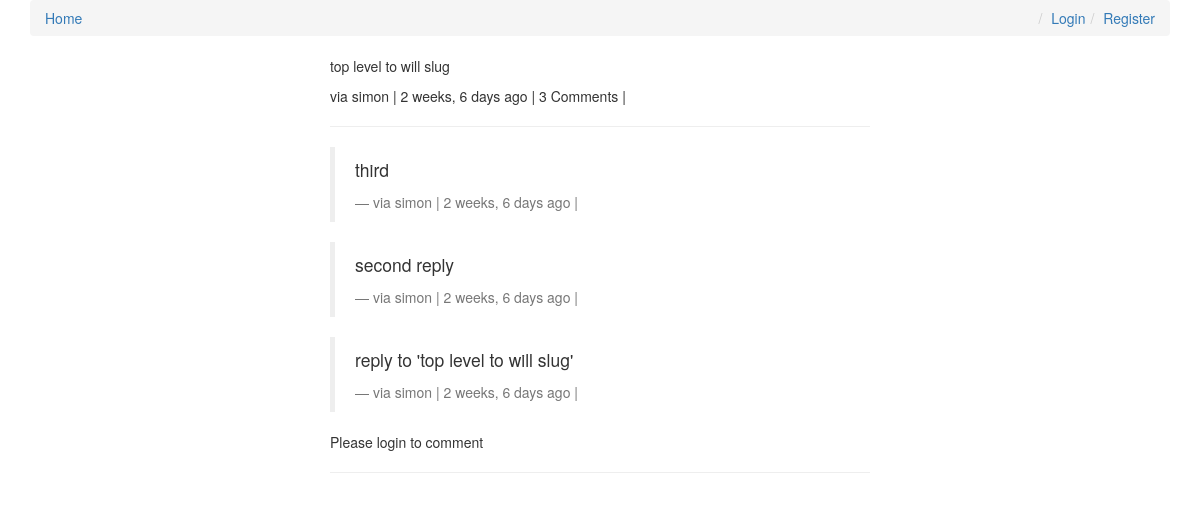
The page /comments/8/ on the database as committed earlier.
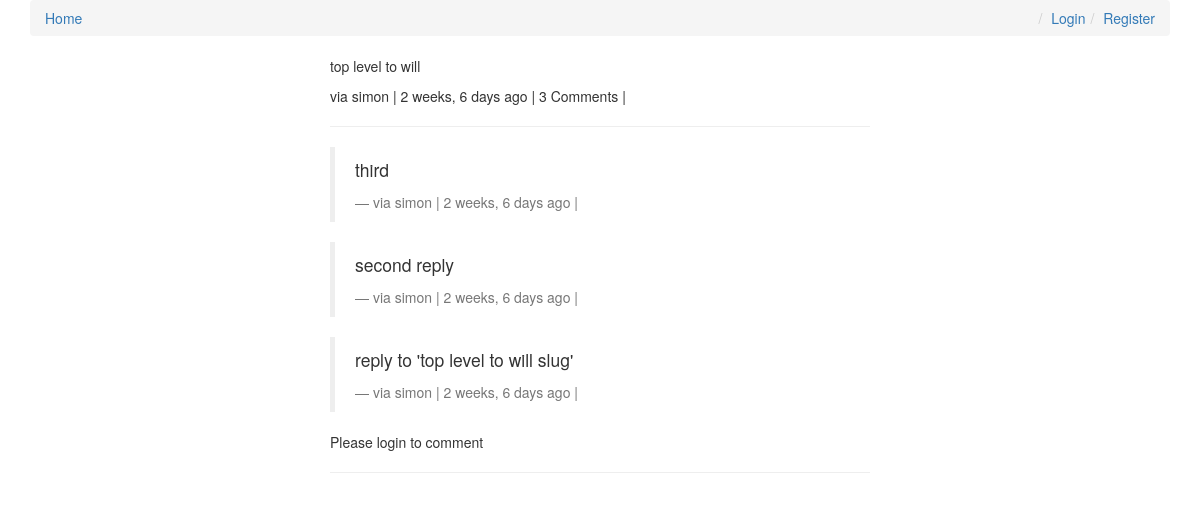
The same page on the database as committed later.
### comments/models.py (models this page shows, shortened)
class Comment(models.Model):
    user = models.ForeignKey(settings.AUTH_USER_MODEL, default=1)
    content_type = models.ForeignKey(ContentType, on_delete=models.CASCADE)
    object_id = models.PositiveIntegerField()
    content_object = GenericForeignKey('content_type', 'object_id')
    parent = models.ForeignKey("self", null=True, blank=True)
    content         = models.TextField()
    timestamp       = models.DateTimeField(auto_now_add=True)
    objects = CommentManager()
    class Meta:
        ordering = ['-timestamp']
    def children(self):
        return Comment.objects.filter(parent=self)
    @property
    def is_parent(self):
        if self.parent is not None:
            return False
        return True

### comments/views.py (the view, shortened to what this page needs)
# urls.py: url(r'^(?P<id>\d+)/$', comment_thread, name='thread'),
def comment_thread(request, id):
    try:
        obj = Comment.objects.get(id=id)
    except:
        raise Http404
    if not obj.is_parent:
        obj = obj.parent
    content_object = obj.content_object #samesame: the Post that the comment is on
    content_id = obj.content_object.id
    initial_data = {
        "content_type": obj.content_type,
        "object_id": obj.object_id
    }
    form = CommentForm(request.POST or None, initial=initial_data)
    print(dir(form))
    print(form.errors)
    context = {
        'comment': obj,
        'form': form,
    }
    return render(request, "comment_thread.html", context)

### templates/comment_thread.html (shortened to what this page needs)
{% extends "base.html" %}
{% load urlify %}
{% load crispy_forms_tags %}
{% block content %}
<div class='col-sm-6 col-sm-offset-3'>
        <p>{{ comment.content }}</p>
        <footer>via {{comment.user}} | {{comment.timestamp|timesince}} ago | {% if comment.children.count > 0 %} {{comment.children.count}} Comment{% if comment.children.count > 1 %}s{% endif %} | {% endif %} </footer>
<hr>
        <div>
            {% for child_comment in comment.children %}
                <blockquote>
                    <p>{{ child_comment.content }}</p>
                    <footer>via {{child_comment.user}} | {{child_comment.timestamp|timesince}} ago | {% if request.user == child_comment.user %}<a href='{{ child_comment.get_delete_url }}'>Delete</a>{% endif %}</footer>
                </blockquote>
            {% endfor %}
        </div>
        {% if request.user.is_authenticated %}
        <form method="POST" action="."> {% csrf_token %}
            {{ form|crispy }}
            <input type="hidden" name="parent_id" value="{{ comment.id }}">
            <input type='submit' value='Reply' class='btn btn-default'>
        </form>
        {% else %}
        <p>Please login to comment</p>
        {% endif %}
    <hr>
</div>
{% endblock content %}

Rows that differ between the two databases and show on the page:
changed Comment: content "top level to will slug" → "top level to will"
